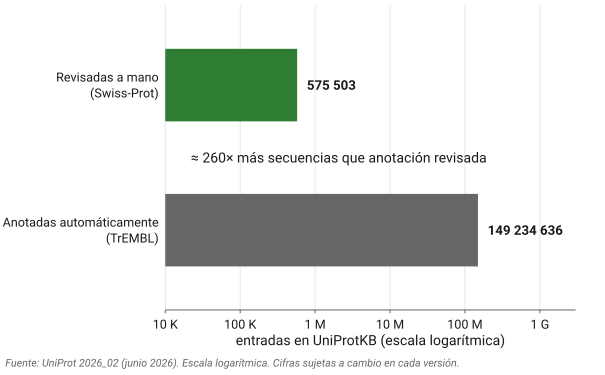

R code for this plot:
## Fig. @fig-brecha (Sesión 01, § El diluvio de datos) — La brecha de anotación
## en UniProtKB: lo revisado a mano (Swiss-Prot) contra lo anotado
## automáticamente (TrEMBL). Barras horizontales en escala log10.
##
## El punto pedagógico es la diferencia de ~260x, no los valores absolutos.
##
## Sin título dentro del SVG: el caption vive en el .qmd.
##
## Regenerar:  Rscript figuras/sesion01/brecha-anotacion.R

# `estilo.R` vive en figuras/, un nivel arriba: se ubica este script para que
# `Rscript figuras/sesion01/<script>.R` corra desde la raíz del repo.
.ubicar <- function() {
  # Si el script se corrió con source() (RStudio, o desde otro script), el path
  # correcto es el `ofile` que source() deja en su frame. Se busca ESO primero:
  # commandArgs("--file=") apuntaría al script de AFUERA, no a éste.
  for (i in rev(seq_len(sys.nframe()))) {   # de adentro hacia afuera
    o <- sys.frame(i)$ofile
    if (!is.null(o)) return(normalizePath(o, winslash = "/"))
  }
  a <- grep("^--file=", commandArgs(trailingOnly = FALSE), value = TRUE)
  if (length(a)) return(normalizePath(sub("^--file=", "", a[1]), winslash = "/"))
  stop("no se pudo ubicar el script: correr con Rscript o con source()")
}
source(file.path(dirname(dirname(.ubicar())), "estilo.R"))

# --- Datos -----------------------------------------------------------------
# Fuente: UniProt release 2026_02 (10-jun-2026).
# https://ftp.uniprot.org/pub/databases/uniprot/current_release/relnotes.txt
# Verificado 2026-08-03; Swiss-Prot cotejado además contra
# https://web.expasy.org/docs/relnotes/relstat.html
# La nota de release da los tres números explícitos, así que TrEMBL no se
# deriva por resta: viene publicado.
VERSION       <- "2026_02"
FECHA_VERSION <- "10-jun-2026"
SWISSPROT       <-    575503   # revisadas, curadas a mano
TREMBL          <- 149234636   # no revisadas, anotación automática
UNIPROTKB_TOTAL <- 149810139   # el total que reporta la nota de release

# NOTA: UniProtKB se reorganizó en 2026_02 (se removieron ~141 M entradas
# redundantes de TrEMBL). Antes de esa limpieza TrEMBL rondaba ~250 M. Al
# actualizar, usar la cifra viva de la versión que toque, no escalar ésta.

BASE_BARRA <- 1e4   # origen visual de las barras (no hay cero en escala log)

ETQ_SP <- "Revisadas a mano\n(Swiss-Prot)"
ETQ_TR <- "Anotadas automáticamente\n(TrEMBL)"


construir <- function() {
  # La barra chica arriba (y = 2), para que la comparación se lea de un vistazo.
  d <- data.frame(
    etiqueta = c(ETQ_TR, ETQ_SP),
    y        = c(1, 2),
    valor    = c(TREMBL, SWISSPROT),
    color    = c(GRIS, VERDE)
  )

  # La razón se redondea a la decena para que diga lo mismo que el cuerpo del
  # capítulo ("aproximadamente 260 a 1") y no un 259 que invita a leerlo como
  # exacto.
  razon <- round(TREMBL / SWISSPROT, -1)

  # geom_col NO sirve acá: arranca la barra en cero, y en log10 el cero es -Inf.
  # Se dibujan rectángulos explícitos de BASE_BARRA al valor, igual que hacía la
  # versión de matplotlib con barh(left = BASE_BARRA).
  ggplot(d) +
    geom_rect(aes(xmin = BASE_BARRA, xmax = valor,
                  ymin = y - 0.25, ymax = y + 0.25, fill = etiqueta)) +
    # nudge_x va en espacio YA transformado: 0.13 en log10 es un factor de 1.35.
    geom_text(aes(x = valor, y = y,
                  label = format(valor, big.mark = " ", scientific = FALSE)),
              hjust = 0, nudge_x = 0.13, size = 3.5, fontface = "bold",
              colour = TEXTO) +
    # x en unidades de DATO: la escala lo transforma, no hay que pasar log10().
    annotate("text", x = BASE_BARRA * 2.2, y = 1.5, hjust = 0,
             label = sprintf("≈ %d× más secuencias que anotación revisada",
                             razon),
             size = 3.7, colour = TEXTO) +
    scale_fill_manual(values = setNames(d$color, d$etiqueta), guide = "none") +
    scale_x_log10(breaks = 10 ^ (4:9), labels = fmt_conteo,
                  expand = expansion(0)) +
    scale_y_continuous(breaks = d$y, labels = d$etiqueta,
                       limits = c(0.45, 2.55), expand = expansion(0)) +
    coord_cartesian(xlim = c(BASE_BARRA, 3e9), clip = "off") +
    labs(x = "entradas en UniProtKB (escala logarítmica)", y = NULL,
         caption = sprintf(paste("Fuente: UniProt %s (junio 2026). Escala logarítmica.",
                                 "Cifras sujetas a cambio en cada versión."),
                           VERSION)) +
    tema_lgc() +
    theme(panel.grid.major.y = element_blank(),
          axis.line.y  = element_blank(),
          axis.ticks.y = element_blank(),
          axis.text.y  = element_text(hjust = 1, lineheight = 1.05),
          plot.margin  = margin(4, 22, 4, 4))
}


if (!interactive()) {
  stopifnot(SWISSPROT + TREMBL == UNIPROTKB_TOTAL)   # las partes suman el total
  razon <- TREMBL / SWISSPROT
  pct   <- 100 * SWISSPROT / UNIPROTKB_TOTAL
  message(sprintf("  UniProt %s (%s)", VERSION, FECHA_VERSION))
  message(sprintf("  razón TrEMBL:Swiss-Prot = %.1f : 1", razon))
  message(sprintf("  revisadas = %.2f%% del total", pct))
  guardar(construir(), "brecha-anotacion", subdir = "sesion01")
}
